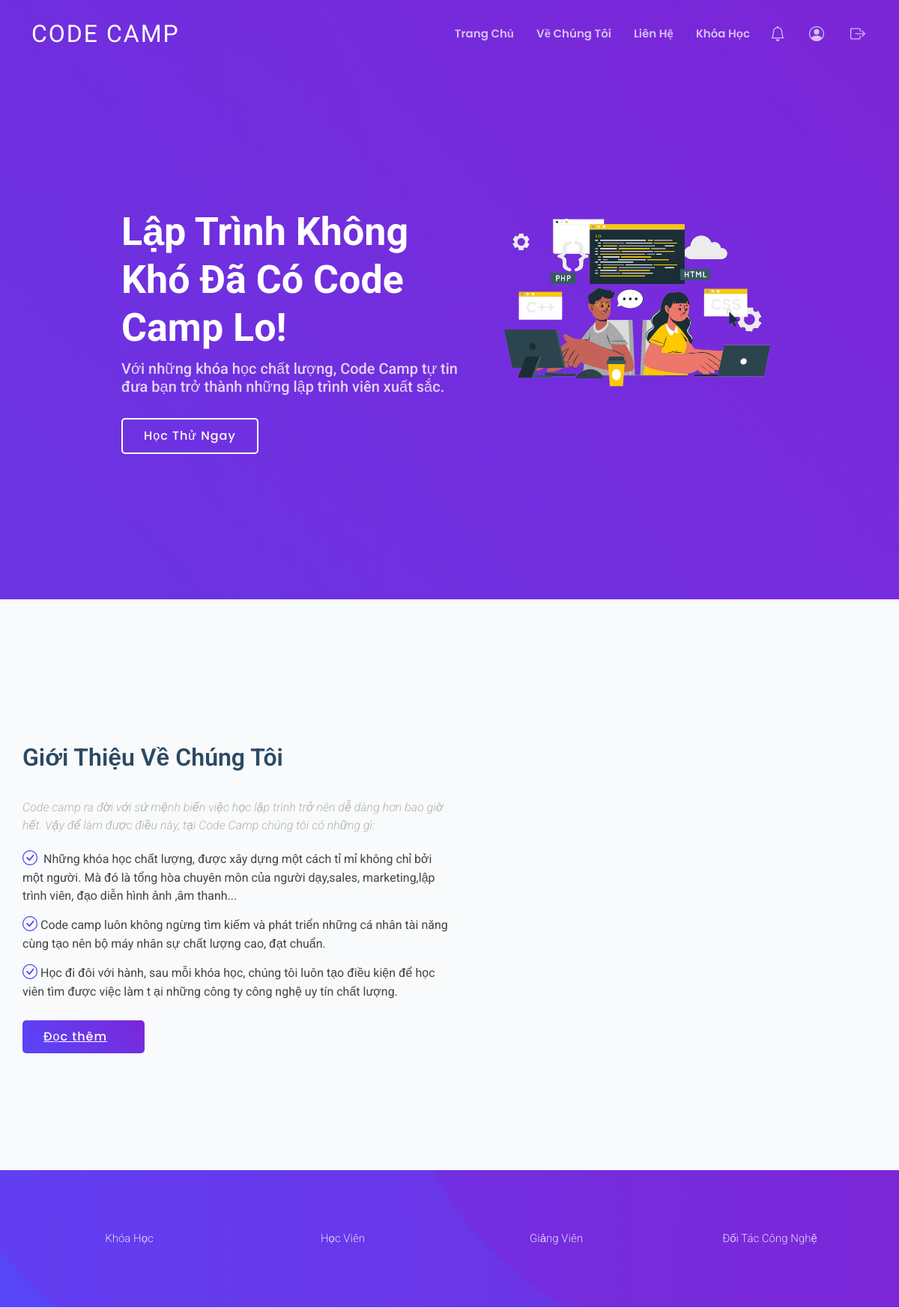
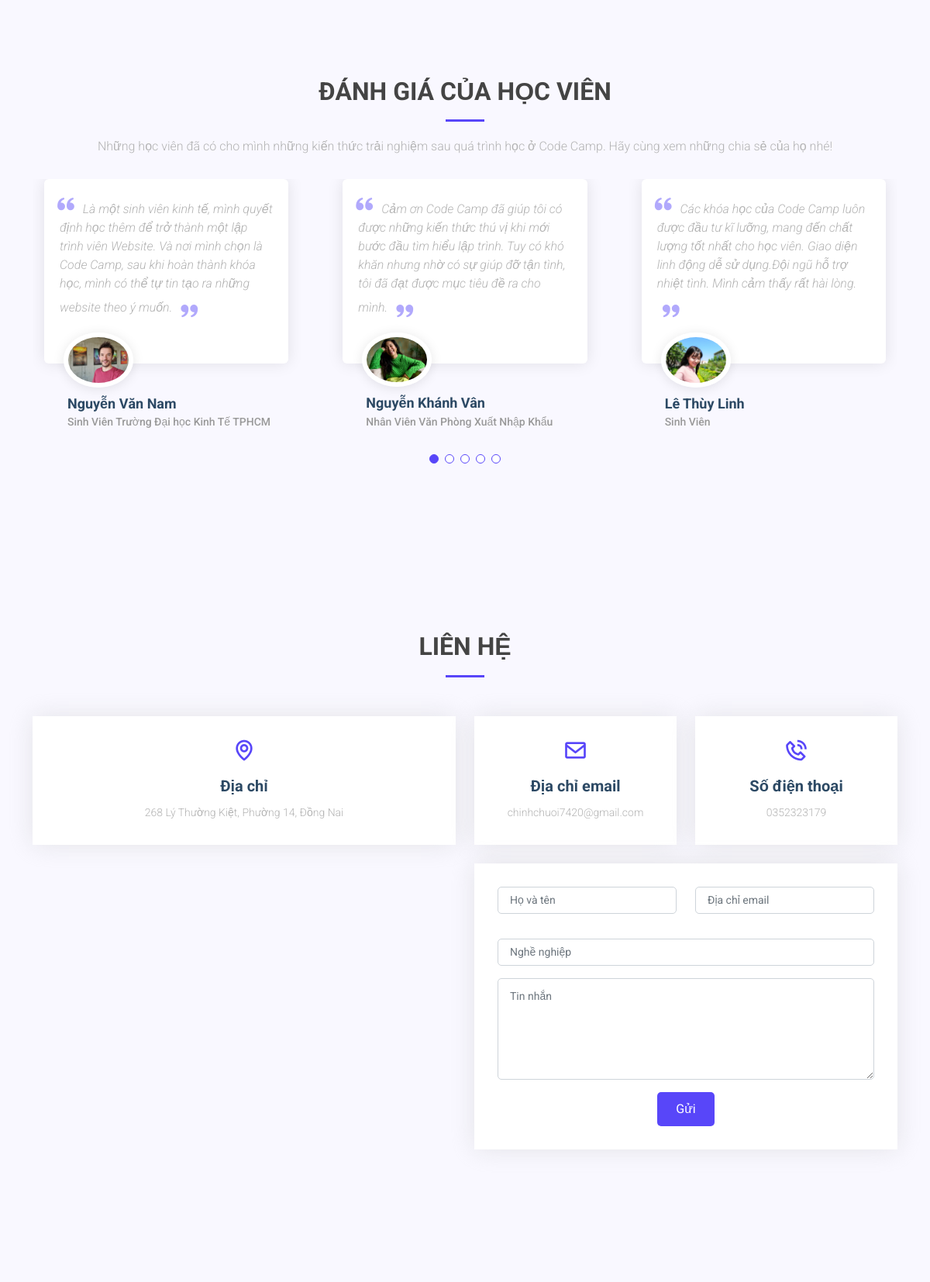
Screenshot of / (signed in, upper part) with the database file from the repository (2 pictures, top to bottom).
### tables this page shows
CREATE TABLE `contact` (
  `id` int(11) NOT NULL,
  `address` varchar(255) NOT NULL,
  `email` varchar(255) NOT NULL,
  `phonenumber` varchar(255) NOT NULL
);

### mvc/core/Controller.php (called while the page is built, shortened)
<?php
class Controller{
    public function view($view, $data=[]){
        require_once "./mvc/views/".$view.".php";
    }
}
?>

### mvc/controllers/Home.php (called while the page is built, shortened)
<?php
class Home extends Controller{
    public function __construct(){
        $this->Model=$this->model("generalModel");
    }
    function SayHi(){
        $username="";
        if(isset($_SESSION['username'])){
            $username=$_SESSION['username'];
        }
        $this->Model->getContactDB();
        $this->view("header_footer", [
            "Page"=>"home",
            "isHome"=>true,
            "username"=>$username,
            "address"=>$this->Model->result['address'],
            "phonenumber"=>$this->Model->result['phonenumber'],
            "email"=>$this->Model->result['email']
        ]);
    }
}
?>

### mvc/core/App.php (called while the page is built, shortened)
<?php
class App{
    protected $action="SayHi";
    function __construct(){
        $arr=$this->UrlProcess();
        if(!isset($arr[0])){
            $arr=['Home'];
        }
        if( file_exists("./mvc/controllers/".$arr[0].".php") ){
            unset($arr[0]);
        }
        $this->controller = new $this->controller;
        $this->params = $arr?array_values($arr):[];
        call_user_func_array([$this->controller, $this->action], $this->params );
    }
}
?>

### index.php (called while the page is built, shortened)
<?php
$myApp = new App();
?>

### mvc/core/DB.php (called while the page is built, shortened)
<?php
class DB{
    public $serverName="localhost";
    public $userName="root";
    public $dbPassword="";
    public $dbname="assignmentuser";
    function __construct(){
        $this->conn=mysqli_connect($this->serverName,$this->userName,$this->dbPassword,$this->dbname);
    }
}
?>

### mvc/models/generalModel.php (called while the page is built, shortened)
<?php
    class generalModel extends DB{
        public function getContactDB(){
            $sql = "SELECT * FROM contact WHERE id=1";
            $res=mysqli_query($this->conn,$sql);
        }
    }
?>

### mvc/views/pages/home.php (the view, shortened to what this page needs)
      <section id="hero" class="d-flex align-items-center">
<div class="container-fluid" data-aos="fade-up">
  <div class="row justify-content-center">
    <div class="col-xl-5 col-lg-6 pt-3 pt-lg-0 order-2 order-lg-1 d-flex flex-column justify-content-center">
      <h1>Lập Trình Không Khó Đã Có Code Camp Lo!</h1>
      <h2>Với những khóa học chất lượng, Code Camp tự tin đưa bạn trở thành những lập trình viên xuất sắc.</h2>
      <div><a href="<?php echo BASEPATH . "Login" ?>" class="btn-get-started scrollto">Học Thử Ngay</a></div>
    </div>
    <div class="col-xl-4 col-lg-6 order-1 order-lg-2 hero-img" data-aos="zoom-in" data-aos-delay="150">
      <img src="<?php echo BASEPATH ."public/assets/img/new.png"?>" class="img-fluid animated" alt="">
    </div>
  </div>
</div>
</section>
<main id="main">
<section id="about" class="about">
  <div class="container">
    <div class="row">
      <div class="col-lg-6 order-1 order-lg-2" data-aos="zoom-in" data-aos-delay="150">
      </div>
      <div class="col-lg-6 pt-4 pt-lg-0 order-2 order-lg-1 content" data-aos="fade-right">
        <h3>Giới Thiệu Về Chúng Tôi</h3>
        <p class="fst-italic">
          Code camp ra đời với sứ mệnh biến việc học lập trình trở nên dễ dàng hơn bao giờ hết. Vậy để làm được
          điều này, tại Code Camp chúng tôi có những gì:
        </p>
        <ul>
          <li><i class="bi bi-check-circle"></i> Những khóa học chất lượng, được xây dựng một cách tỉ mỉ không chỉ bởi
            một người. Mà đó là tổng hòa chuyên môn của người dạy,sales, marketing,lập trình viên, đạo diễn hình ảnh
          ,âm thanh...</li>
          <li><i class="bi bi-check-circle"></i>Code camp luôn không ngừng tìm kiếm và phát triển những cá nhân tài
            năng cùng tạo nên bộ máy nhân sự chất lượng cao, đạt chuẩn.</li>
          <li><i class="bi bi-check-circle"></i>Học đi đôi với hành, sau mỗi khóa học, chúng tôi luôn tạo điều kiện
            để học viên tìm được việc làm t ại những công ty công nghệ uy tín chất lượng.</li>
        </ul>
        <a href="#" class="read-more">Đọc thêm <i class="bi bi-long-arrow-right"></i></a>
      </div>
    </div>
  </div>
</section>
<section id="counts" class="counts">
  <div class="container">
    <div class="row counters">
      <div class="col-lg-3 col-6 text-center">
        <p>Khóa Học</p>
      </div>
      <div class="col-lg-3 col-6 text-center">
        <p>Học Viên</p>
      </div>
      <div class="col-lg-3 col-6 text-center">
        <p>Giảng Viên</p>
      </div>
      <div class="col-lg-3 col-6 text-center">
        <p>Đối Tác Công Nghệ</p>
      </div>
    </div>
  </div>
</section>
<section id="testimonials" class="testimonials section-bg">
  <div class="container" data-aos="fade-up">
    <div class="section-title">
      <h2>Đánh Giá Của Học Viên</h2>
      <p>Những học viên đã có cho mình những kiến thức trải nghiệm sau quá trình học ở Code Camp. Hãy cùng xem
          những chia sẻ của họ nhé!
      </p>
    </div>
    <div class="testimonials-slider swiper" data-aos="fade-up" data-aos-delay="100">
      <div class="swiper-wrapper">
        <div class="swiper-slide">
          <div class="testimonial-item">
            <p>
              <i class="bx bxs-quote-alt-left quote-icon-left"></i>
                Là một sinh viên kinh tế, mình quyết định học thêm để trở thành một lập trình viên
                Website. Và nơi mình chọn là Code Camp, sau khi hoàn thành khóa học, mình có thể tự tin tạo ra những website theo
                ý muốn.
              <i class="bx bxs-quote-alt-right quote-icon-right"></i>
            </p>
            <img src="<?php echo BASEPATH;?>public/assets/img/testimonials/testimonials-1.jpg" class="testimonial-img" alt="">
            <h3>Nguyễn Văn Nam</h3>
            <h4>Sinh Viên Trường Đại học Kinh Tế TPHCM</h4>
          </div>
        </div>
        <div class="swiper-slide">
          <div class="testimonial-item">
            <p>
              <i class="bx bxs-quote-alt-left quote-icon-left"></i>
                Cảm ơn Code Camp đã giúp tôi có được những kiến thức thú vị khi mới bước đầu tìm hiểu lập trình. Tuy có
                khó khăn nhưng nhờ có sự giúp đỡ tận tình, tôi đã đạt được mục tiêu đề ra cho mình.
              <i class="bx bxs-quote-alt-right quote-icon-right"></i>
            </p>
            <img src="<?php echo BASEPATH;?>/public/assets/img/testimonials/testimonials-2.jpg" class="testimonial-img" alt="">
            <h3>Nguyễn Khánh Vân</h3>
            <h4>Nhân Viên Văn Phòng Xuất Nhập Khẩu</h4>
          </div>
        </div>
        <div class="swiper-slide">
          <div class="testimonial-item">
            <p>
              <i class="bx bxs-quote-alt-left quote-icon-left"></i>
                  Các khóa học của Code Camp luôn được đầu tư kĩ lưỡng, mang đến chất lượng tốt nhất cho học viên.
                  Giao diện linh động dễ sử dụng.Đội ngũ hỗ trợ nhiệt tình. Mình cảm thấy rất hài lòng.
              <i class="bx bxs-quote-alt-right quote-icon-right"></i>
            </p>
            <img src="<?php echo BASEPATH;?>public/assets/img/testimonials/testimonials-3.jpg" class="testimonial-img" alt="">
            <h3>Lê Thùy Linh</h3>
            <h4>Sinh Viên</h4>
          </div>
        </div>
      </div>
      <div class="swiper-pagination"></div>
    </div>
  </div>
</section>
<section id="contact" class="contact section-bg">
  <div class="container" data-aos="fade-up">
    <div class="section-title">
      <h2>Liên hệ</h2>
    </div>
    <div class="row">
      <div class="col-lg-6">
        <div class="info-box mb-4">
          <i class="bx bx-map"></i>
          <h3>Địa chỉ</h3>
          <p><?php echo $data['address'] ?></p>
        </div>
      </div>
      <div class="col-lg-3 col-md-6">
        <div class="info-box  mb-4">
          <i class="bx bx-envelope"></i>
          <h3>Địa chỉ email</h3>
          <p><?php echo $data['email'] ?></p>
        </div>
      </div>
      <div class="col-lg-3 col-md-6">
        <div class="info-box  mb-4">
          <i class="bx bx-phone-call"></i>
          <h3>Số điện thoại</h3>
          <p><?php echo $data['phonenumber'] ?></p>
        </div>
      </div>
    </div>
    <div class="row">
      <div class="col-lg-6 ">
      <iframe src="https://www.google.com/maps/embed?pb=!1m18!1m12!1m3!1d3919.4945995049634!2d106.65843061474416!3d10.773379562195954!2m3!1f0!2f0!3f0!3m2!1i1024!2i768!4f13.1!3m3!1m2!1s0x31752ec3c161a3fb%3A0xef77cd47a1cc691e!2zVHLGsOG7nW5nIMSQ4bqhaSBo4buNYyBCw6FjaCBraG9hIC0gxJDhuqFpIGjhu41jIFF14buRYyBnaWEgVFAuSENN!5e0!3m2!1svi!2s!4v1636343027911!5m2!1svi!2s" width="600" height="450" style="border:0;" allowfullscreen="" loading="lazy"></iframe>
      </div>
      <div class="col-lg-6">
        <form action="forms/contact.php" method="post" role="form" class="php-email-form">
          <div class="row">
            <div class="col-md-6 form-group">
              <input type="text" name="name" class="form-control" id="name" placeholder="Họ và tên" required>
            </div>
            <div class="col-md-6 form-group mt-3 mt-md-0">
              <input type="email" class="form-control" name="email" id="email" placeholder="Địa chỉ email" required>
            </div>
          </div>
          <div class="form-group mt-3">
            <input type="text" class="form-control" name="subject" id="subject" placeholder="Nghề nghiệp" required>
          </div>
          <div class="form-group mt-3">
            <textarea class="form-control" name="message" rows="5" placeholder="Tin nhắn" required></textarea>
          </div>
          <div class="text-center"><button type="submit">Gửi</button></div>
        </form>
      </div>
    </div>
  </div>
</section>
</main>

### rows the page displays
contact: address "268 Lý Thường Kiệt, Phường 14, Đồng Nai", email "chinhchuoi7420@gmail.com", phonenumber "0352323179"
